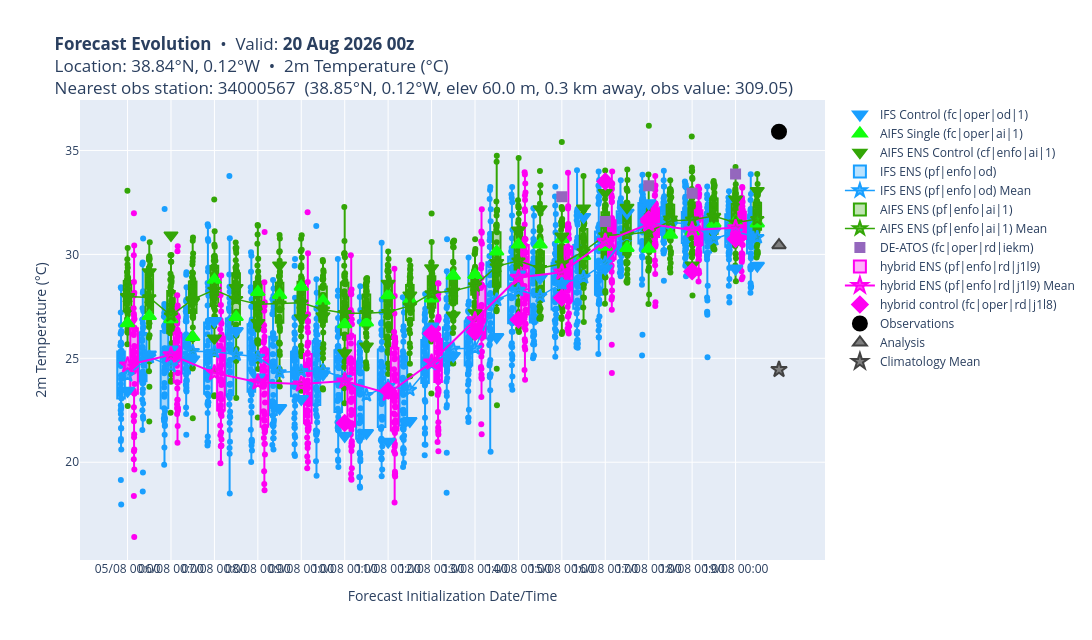

The cell this chart's notebook holds for it:
### Markdown cell above
## Step 3 — Interactive Plot (Plotly)

Generate the forecast evolution box-plot with hover info (bias, lead time, member index).
The plot is also exported as a standalone HTML file.

### Code cell
config = widgets_dict['config']

area_str = get_area_string(config['area_sub'])
date_str = config['valid_date'].strftime("%Y%m%d")
time_str = f"{config['valid_date'].hour:02d}00"

_, _, plot_dir = setup_data_directories(base_path, config['param'], area_str, date_str, time_str)
plot_data['data_df'].to_csv(f'{plot_dir}/plot_data.csv', index=False)

# Create the interactive plot
plot_forecast_evolution(plot_data, widgets_dict, plot_dir, export_html=True)

### Figure 1 — Plotly figure (JSON) as saved in the notebook; plotly's stock layout.template omitted (floating-point values rounded to 4 significant figures; data arrays with more than 128 entries replaced by an {"elided": "..."} marker saying what was removed)
{"data": [{"customdata": [[360, "05/08 00:00", -12.46], [348, "05/08 12:00", -10.71], [336, "06/08 00:00", -10.48], [324, "06/08 12:00", -10.95], [312, "07/08 00:00", -9.109], [300, "07/08 12:00", -9.588], [288, "08/08 00:00", -11.82], [276, "08/08 12:00", -13.29], [264, "09/08 00:00", -12.86], [252, "09/08 12:00", -11.67], [240, "10/08 00:00", -14.63], [228, "10/08 12:00", -14.49], [216, "11/08 00:00", -14.91], [204, "11/08 12:00", -13.91], [192, "12/08 00:00", -9.373], [180, "12/08 12:00", -10.79], [168, "13/08 00:00", -9.721], [156, "13/08 12:00", -9.88], [144, "14/08 00:00", -6.865], [132, "14/08 12:00", -7.032], [120, "15/08 00:00", -7.307], [108, "15/08 12:00", -4.097], [96, "16/08 00:00", -6.585], [84, "16/08 12:00", -3.895], [72, "17/08 00:00", -3.437], [60, "17/08 12:00", -4.515], [48, "18/08 00:00", -4.569], [36, "18/08 12:00", -4.783], [24, "19/08 00:00", -6.582], [12, "19/08 12:00", -6.442]], "hovertemplate": "Initialisation Date: %{customdata[1]}<br>Lead Time: %{customdata[0]}h<br>Value: %{y:.2f}°C<br>Fcst-REF: %{customdata[2]:.2f}°C<extra>Model: IFS Control (fc|oper|od|1)</extra>", "marker": {"color": "#199fff", "line": {"color": "#199fff", "width": 2}, "size": 12, "symbol": "triangle-down"}, "mode": "markers", "name": "IFS Control (fc|oper|od|1)", "type": "scatter", "x": [0, 1, 2, 3, 4, 5, 6, 7, 8, 9, 10, 11, 12, 13, 14, 15, 16, 17, 18, 19, 20, 21, 22, 23, 24, 25, 26, 27, 28, 29], "y": [23.44, 25.19, 25.42, 24.95, 26.79, 26.31, 24.08, 22.61, 23.04, 24.23, 21.27, 21.41, 20.99, 21.99, 26.53, 25.11, 26.18, 26.02, 29.03, 28.87, 28.59, 31.8, 29.32, 32.01, 32.46, 31.39, 31.33, 31.12, 29.32, 29.46]}, {"customdata": [[360, "05/08 00:00", -9.216], [348, "05/08 12:00", -8.87], [336, "06/08 00:00", -9.017], [324, "06/08 12:00", -9.876], [312, "07/08 00:00", -7.122], [300, "07/08 12:00", -8.917], [288, "08/08 00:00", -7.711], [276, "08/08 12:00", -7.852], [264, "09/08 00:00", -7.456], [252, "09/08 12:00", -8.136], [240, "10/08 00:00", -9.267], [228, "10/08 12:00", -9.183], [216, "11/08 00:00", -7.864], [204, "11/08 12:00", -8.105], [192, "12/08 00:00", -8.019], [180, "12/08 12:00", -6.925], [168, "13/08 00:00", -6.886], [156, "13/08 12:00", -5.767], [144, "14/08 00:00", -5.426], [132, "14/08 12:00", -5.424], [120, "15/08 00:00", -5.169], [108, "15/08 12:00", -5.977], [96, "16/08 00:00", -5.531], [84, "16/08 12:00", -5.588], [72, "17/08 00:00", -5.627], [60, "17/08 12:00", -4.952], [48, "18/08 00:00", -4.799], [36, "18/08 12:00", -4.413], [24, "19/08 00:00", -4.329], [12, "19/08 12:00", -4.409]], "hovertemplate": "Initialisation Date: %{customdata[1]}<br>Lead Time: %{customdata[0]}h<br>Value: %{y:.2f}°C<br>Fcst-REF: %{customdata[2]:.2f}°C<extra>Model: AIFS Single (fc|oper|ai|1)</extra>", "marker": {"color": "#12ff0e", "line": {"color": "#12ff0e", "width": 2}, "size": 12, "symbol": "triangle-up"}, "mode": "markers", "name": "AIFS Single (fc|oper|ai|1)", "type": "scatter", "x": [0, 1, 2, 3, 4, 5, 6, 7, 8, 9, 10, 11, 12, 13, 14, 15, 16, 17, 18, 19, 20, 21, 22, 23, 24, 25, 26, 27, 28, 29], "y": [26.68, 27.03, 26.88, 26.02, 28.78, 26.98, 28.19, 28.05, 28.44, 27.76, 26.63, 26.72, 28.04, 27.8, 27.88, 28.98, 29.01, 30.13, 30.47, 30.48, 30.73, 29.92, 30.37, 30.31, 30.27, 30.95, 31.1, 31.49, 31.57, 31.49]}, {"customdata": [[360, "05/08 00:00", -7.934], [348, "05/08 12:00", -6.751], [336, "06/08 00:00", -4.984], [324, "06/08 12:00", -8.185], [312, "07/08 00:00", -9.938], [300, "07/08 12:00", -7.506], [288, "08/08 00:00", -9.189], [276, "08/08 12:00", -6.424], [264, "09/08 00:00", -8.956], [252, "09/08 12:00", -8.864], [240, "10/08 00:00", -10.64], [228, "10/08 12:00", -10.32], [216, "11/08 00:00", -7.307], [204, "11/08 12:00", -7.864], [192, "12/08 00:00", -6.554], [180, "12/08 12:00", -8.828], [168, "13/08 00:00", -8.718], [156, "13/08 12:00", -6.306], [144, "14/08 00:00", -4.736], [132, "14/08 12:00", -3.718], [120, "15/08 00:00", -5.03], [108, "15/08 12:00", -3.685], [96, "16/08 00:00", -2.931], [84, "16/08 12:00", -3.641], [72, "17/08 00:00", -4.465], [60, "17/08 12:00", -4.214], [48, "18/08 00:00", -6.428], [36, "18/08 12:00", -4.096], [24, "19/08 00:00", -3.242], [12, "19/08 12:00", -2.837]], "hovertemplate": "Initialisation Date: %{customdata[1]}<br>Lead Time: %{customdata[0]}h<br>Value: %{y:.2f}°C<br>Fcst-REF: %{customdata[2]:.2f}°C<extra>Model: AIFS ENS Control (cf|enfo|ai|1)</extra>", "marker": {"color": "#33a606", "line": {"color": "#33a606", "width": 1.5}, "size": 12, "symbol": "triangle-down"}, "mode": "markers", "name": "AIFS ENS Control (cf|enfo|ai|1)", "type": "scatter", "x": [0, 1, 2, 3, 4, 5, 6, 7, 8, 9, 10, 11, 12, 13, 14, 15, 16, 17, 18, 19, 20, 21, 22, 23, 24, 25, 26, 27, 28, 29], "y": [27.97, 29.15, 30.92, 27.72, 25.96, 28.39, 26.71, 29.48, 26.94, 27.04, 25.26, 25.58, 28.59, 28.04, 29.35, 27.07, 27.18, 29.59, 31.16, 32.18, 30.87, 32.22, 32.97, 32.26, 31.44, 31.69, 29.47, 31.8, 32.66, 33.06]}, {"boxpoints": "all", "customdata": {"elided": "1500x4 mixed values"}, "fillcolor": "rgba(25, 159, 255, 0.3)", "hoverinfo": "y+name+text", "hovertemplate": "Model: IFS ENS (pf|enfo|od)<br>Date: %{customdata[2]}<br>Lead Time: %{customdata[0]}h<br>Member: %{customdata[1]}<br>Value: %{y:.2f}°C<br>Fcst-REF: %{customdata[3]:.2f}°C<br><extra></extra>", "jitter": 0.3, "marker": {"color": "#199fff"}, "name": "IFS ENS (pf|enfo|od)", "pointpos": 0, "showlegend": true, "text": {"elided": "1500 str values"}, "type": "box", "width": 0.35, "x": {"elided": "1500 float values"}, "y": {"elided": "1500 float values"}}, {"customdata": [[360, "05/08 00:00", -11.72], [348, "05/08 12:00", -10.84], [336, "06/08 00:00", -11.27], [324, "06/08 12:00", -10.56], [312, "07/08 00:00", -10.59], [300, "07/08 12:00", -10.73], [288, "08/08 00:00", -10.83], [276, "08/08 12:00", -11.57], [264, "09/08 00:00", -11.51], [252, "09/08 12:00", -11.49], [240, "10/08 00:00", -11.86], [228, "10/08 12:00", -12.67], [216, "11/08 00:00", -12.24], [204, "11/08 12:00", -12.42], [192, "12/08 00:00", -11.18], [180, "12/08 12:00", -10.44], [168, "13/08 00:00", -10.42], [156, "13/08 12:00", -8.088], [144, "14/08 00:00", -7.609], [132, "14/08 12:00", -7.904], [120, "15/08 00:00", -7.294], [108, "15/08 12:00", -7.004], [96, "16/08 00:00", -6.31], [84, "16/08 12:00", -4.978], [72, "17/08 00:00", -4.527], [60, "17/08 12:00", -4.369], [48, "18/08 00:00", -4.436], [36, "18/08 12:00", -5.162], [24, "19/08 00:00", -4.812], [12, "19/08 12:00", -5.074]], "hovertemplate": "Initialisation Date: %{customdata[1]}<br>Lead Time: %{customdata[0]}h<br>Value: %{y:.2f}°C<br>Fcst-REF: %{customdata[2]:.2f}°C<extra>Model: IFS ENS (pf|enfo|od) Mean</extra>", "line": {"color": "#199fff", "width": 1.5}, "marker": {"color": "rgba(25, 159, 255, 0.7)", "line": {"color": "#199fff", "width": 2}, "size": 10, "symbol": "star"}, "mode": "lines+markers", "name": "IFS ENS (pf|enfo|od) Mean", "type": "scatter", "x": [0, 1, 2, 3, 4, 5, 6, 7, 8, 9, 10, 11, 12, 13, 14, 15, 16, 17, 18, 19, 20, 21, 22, 23, 24, 25, 26, 27, 28, 29], "y": [24.18, 25.06, 24.63, 25.34, 25.31, 25.17, 25.07, 24.33, 24.39, 24.41, 24.04, 23.23, 23.66, 23.48, 24.72, 25.46, 25.48, 27.81, 28.29, 28.0, 28.61, 28.9, 29.59, 30.92, 31.37, 31.53, 31.46, 30.74, 31.09, 30.83]}, {"boxpoints": "all", "customdata": {"elided": "1500x4 mixed values"}, "fillcolor": "rgba(51, 166, 6, 0.3)", "hoverinfo": "y+name+text", "hovertemplate": "Model: AIFS ENS (pf|enfo|ai|1)<br>Date: %{customdata[2]}<br>Lead Time: %{customdata[0]}h<br>Member: %{customdata[1]}<br>Value: %{y:.2f}°C<br>Fcst-REF: %{customdata[3]:.2f}°C<br><extra></extra>", "jitter": 0.3, "marker": {"color": "#33a606"}, "name": "AIFS ENS (pf|enfo|ai|1)", "pointpos": 0, "showlegend": true, "text": {"elided": "1500 str values"}, "type": "box", "width": 0.35, "x": {"elided": "1500 int values"}, "y": {"elided": "1500 float values"}}, {"customdata": [[360, "05/08 00:00", -7.926], [348, "05/08 12:00", -7.974], [336, "06/08 00:00", -8.841], [324, "06/08 12:00", -8.06], [312, "07/08 00:00", -7.609], [300, "07/08 12:00", -8.053], [288, "08/08 00:00", -8.297], [276, "08/08 12:00", -8.277], [264, "09/08 00:00", -8.228], [252, "09/08 12:00", -8.555], [240, "10/08 00:00", -8.733], [228, "10/08 12:00", -8.727], [216, "11/08 00:00", -8.677], [204, "11/08 12:00", -8.373], [192, "12/08 00:00", -7.775], [180, "12/08 12:00", -7.655], [168, "13/08 00:00", -7.397], [156, "13/08 12:00", -6.477], [144, "14/08 00:00", -6.204], [132, "14/08 12:00", -6.565], [120, "15/08 00:00", -6.348], [108, "15/08 12:00", -5.755], [96, "16/08 00:00", -4.987], [84, "16/08 12:00", -4.937], [72, "17/08 00:00", -4.82], [60, "17/08 12:00", -4.297], [48, "18/08 00:00", -4.23], [36, "18/08 12:00", -4.051], [24, "19/08 00:00", -4.373], [12, "19/08 12:00", -4.201]], "hovertemplate": "Initialisation Date: %{customdata[1]}<br>Lead Time: %{customdata[0]}h<br>Value: %{y:.2f}°C<br>Fcst-REF: %{customdata[2]:.2f}°C<extra>Model: AIFS ENS (pf|enfo|ai|1) Mean</extra>", "line": {"color": "#33a606", "width": 1.5}, "marker": {"color": "rgba(51, 166, 6, 0.7)", "line": {"color": "#33a606", "width": 2}, "size": 10, "symbol": "star"}, "mode": "lines+markers", "name": "AIFS ENS (pf|enfo|ai|1) Mean", "type": "scatter", "x": [0, 1, 2, 3, 4, 5, 6, 7, 8, 9, 10, 11, 12, 13, 14, 15, 16, 17, 18, 19, 20, 21, 22, 23, 24, 25, 26, 27, 28, 29], "y": [27.97, 27.93, 27.06, 27.84, 28.29, 27.85, 27.6, 27.62, 27.67, 27.35, 27.17, 27.17, 27.22, 27.53, 28.13, 28.24, 28.5, 29.42, 29.7, 29.34, 29.55, 30.15, 30.91, 30.96, 31.08, 31.6, 31.67, 31.85, 31.53, 31.7]}, {"customdata": [[120, "15/08 00:00", -3.123], [96, "16/08 00:00", -4.319], [72, "17/08 00:00", -2.597], [48, "18/08 00:00", -2.953], [24, "19/08 00:00", -2.029]], "hovertemplate": "Initialisation Date: %{customdata[1]}<br>Lead Time: %{customdata[0]}h<br>Value: %{y:.2f}°C<br>Fcst-REF: %{customdata[2]:.2f}°C<extra>Model: DE-ATOS (fc|oper|rd|iekm)</extra>", "marker": {"color": "#9467bd", "line": {"color": "#9467bd", "width": 2}, "size": 9, "symbol": "square"}, "mode": "markers", "name": "DE-ATOS (fc|oper|rd|iekm)", "type": "scatter", "x": [20, 22, 24, 26, 28], "y": [32.78, 31.58, 33.3, 32.95, 33.87]}, {"boxpoints": "all", "customdata": {"elided": "750x4 mixed values"}, "fillcolor": "rgba(255, 0, 242, 0.3)", "hoverinfo": "y+name+text", "hovertemplate": "Model: hybrid ENS (pf|enfo|rd|j1l9)<br>Date: %{customdata[2]}<br>Lead Time: %{customdata[0]}h<br>Member: %{customdata[1]}<br>Value: %{y:.2f}°C<br>Fcst-REF: %{customdata[3]:.2f}°C<br><extra></extra>", "jitter": 0.3, "marker": {"color": "#ff00f2"}, "name": "hybrid ENS (pf|enfo|rd|j1l9)", "pointpos": 0, "showlegend": true, "text": {"elided": "750 str values"}, "type": "box", "width": 0.35, "x": {"elided": "750 float values"}, "y": {"elided": "750 float values"}}, {"customdata": [[360, "05/08 00:00", -11.22], [336, "06/08 00:00", -10.74], [312, "07/08 00:00", -11.6], [288, "08/08 00:00", -12.05], [264, "09/08 00:00", -12.14], [240, "10/08 00:00", -11.99], [216, "11/08 00:00", -12.59], [192, "12/08 00:00", -11.09], [168, "13/08 00:00", -9.053], [144, "14/08 00:00", -7.008], [120, "15/08 00:00", -6.758], [96, "16/08 00:00", -5.275], [72, "17/08 00:00", -4.445], [48, "18/08 00:00", -4.727], [24, "19/08 00:00", -4.621]], "hovertemplate": "Initialisation Date: %{customdata[1]}<br>Lead Time: %{customdata[0]}h<br>Value: %{y:.2f}°C<br>Fcst-REF: %{customdata[2]:.2f}°C<extra>Model: hybrid ENS (pf|enfo|rd|j1l9) Mean</extra>", "line": {"color": "#ff00f2", "width": 2}, "marker": {"color": "rgba(255, 0, 242, 0.7)", "line": {"color": "#ff00f2", "width": 2}, "size": 12, "symbol": "star"}, "mode": "lines+markers", "name": "hybrid ENS (pf|enfo|rd|j1l9) Mean", "type": "scatter", "x": [0, 2, 4, 6, 8, 10, 12, 14, 16, 18, 20, 22, 24, 26, 28], "y": [24.68, 25.16, 24.3, 23.85, 23.76, 23.91, 23.31, 24.81, 26.85, 28.89, 29.14, 30.62, 31.46, 31.17, 31.28]}, {"customdata": [[240, "10/08 00:00", -14.01], [216, "11/08 00:00", -12.46], [192, "12/08 00:00", -9.709], [168, "13/08 00:00", -9.632], [144, "14/08 00:00", -9.046], [120, "15/08 00:00", -7.989], [96, "16/08 00:00", -2.397], [72, "17/08 00:00", -4.213], [48, "18/08 00:00", -6.717], [24, "19/08 00:00", -5.16]], "hovertemplate": "Initialisation Date: %{customdata[1]}<br>Lead Time: %{customdata[0]}h<br>Value: %{y:.2f}°C<br>Fcst-REF: %{customdata[2]:.2f}°C<extra>Model: hybrid control (fc|oper|rd|j1l8)</extra>", "marker": {"color": "#ff00f2", "line": {"color": "#ff00f2", "width": 2}, "size": 12, "symbol": "diamond"}, "mode": "markers", "name": "hybrid control (fc|oper|rd|j1l8)", "type": "scatter", "x": [10, 12, 14, 16, 18, 20, 22, 24, 26, 28], "y": [21.89, 23.44, 26.19, 26.27, 26.85, 27.91, 33.5, 31.69, 29.18, 30.74]}, {"customdata": [[0]], "hovertemplate": "Observations: %{y:.2f}°C<extra></extra>", "marker": {"color": "#000000", "line": {"color": "#000000", "width": 2}, "size": 14, "symbol": "circle"}, "mode": "markers", "name": "Observations", "type": "scatter", "x": [30], "y": [35.9]}, {"customdata": [[0]], "hovertemplate": "Analysis: %{y:.2f}°C<extra></extra>", "marker": {"color": "#7f7f7f", "line": {"color": "#424242", "width": 2}, "size": 12, "symbol": "triangle-up"}, "mode": "markers", "name": "Analysis", "type": "scatter", "x": [30], "y": [30.44]}, {"customdata": [[0]], "hovertemplate": "Climatology Mean: %{y:.2f}°C<extra></extra>", "marker": {"color": "#7f7f7f", "line": {"color": "#424242", "width": 2}, "size": 12, "symbol": "star"}, "mode": "markers", "name": "Climatology Mean", "type": "scatter", "x": [30], "y": [24.46]}], "layout": {"height": 640, "showlegend": true, "title": {"text": "<b>Forecast Evolution</b>  •  Valid: <b>20 Aug 2026 00z</b><br>Location: 38.84°N, 0.12°W  •  2m Temperature (°C)<br>Nearest obs station: 34000567  (38.85°N, 0.12°W, elev 60.0 m, 0.3 km away, obs value: 309.05)"}, "width": 1600, "xaxis": {"dtick": 12, "gridcolor": "white", "gridwidth": 1, "showgrid": true, "tickangle": 0, "ticktext": ["05/08 00:00", "06/08 00:00", "07/08 00:00", "08/08 00:00", "09/08 00:00", "10/08 00:00", "11/08 00:00", "12/08 00:00", "13/08 00:00", "14/08 00:00", "15/08 00:00", "16/08 00:00", "17/08 00:00", "18/08 00:00", "19/08 00:00"], "tickvals": [0, 2, 4, 6, 8, 10, 12, 14, 16, 18, 20, 22, 24, 26, 28], "title": {"text": "Forecast Initialization Date/Time"}}, "yaxis": {"title": {"text": "2m Temperature (°C)"}}}}
